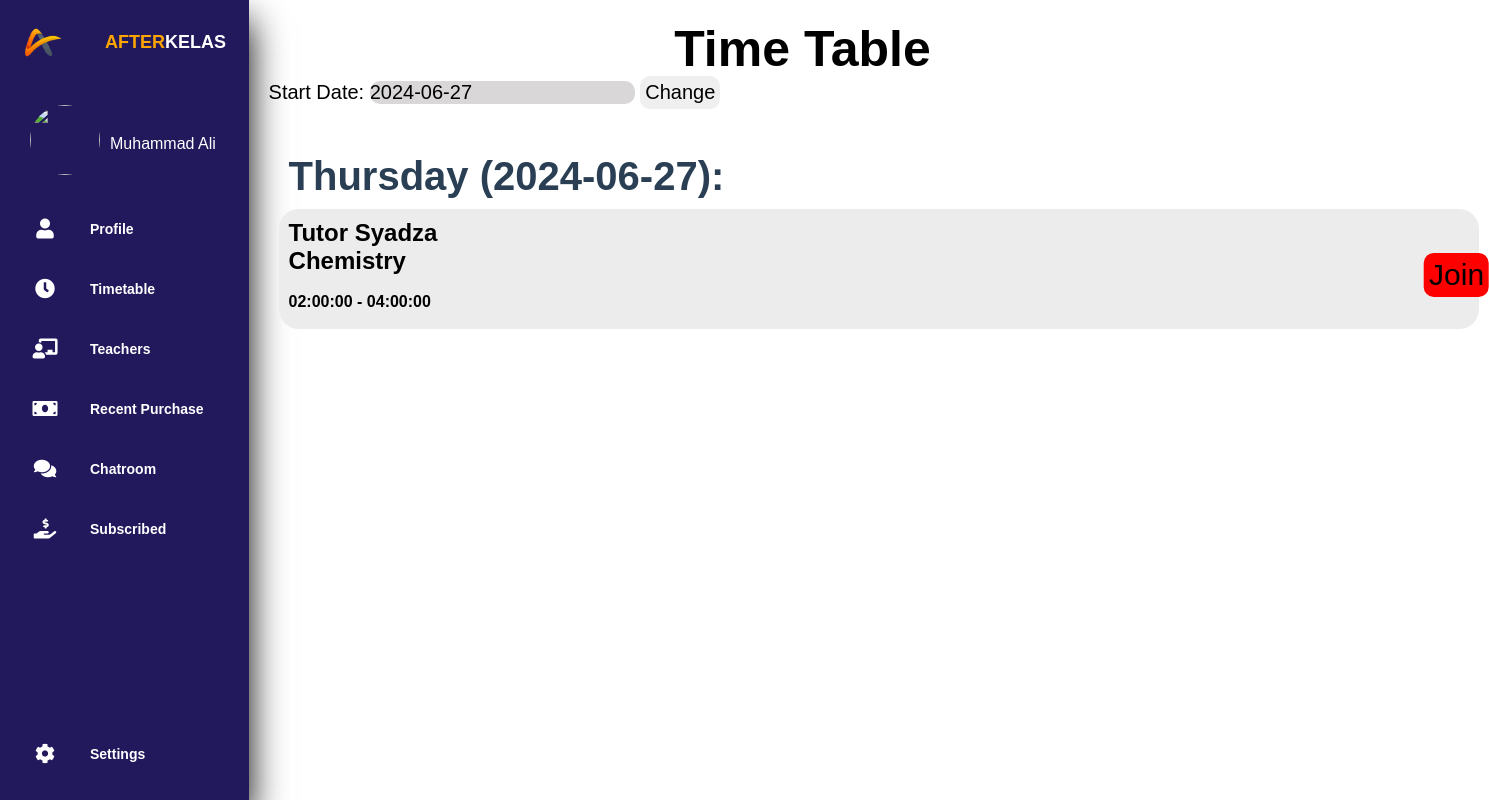
Screenshot of /timetable.php with the database file from the repository.
### tables this page shows
CREATE TABLE `schedule` (
  `id` mediumint(9) NOT NULL,
  `Day` varchar(200) DEFAULT NULL,
  `Date` date DEFAULT NULL,
  `Description` varchar(400) DEFAULT NULL,
  `Joined` int(11) DEFAULT NULL,
  `JoinDate` datetime DEFAULT NULL,
  `Timestart` time DEFAULT NULL,
  `Timeend` time DEFAULT NULL,
  `teacher` varchar(300) DEFAULT NULL,
  `subject` varchar(300) DEFAULT NULL,
  `username` varchar(300) DEFAULT NULL
);

### timetable.php (the view, shortened to what this page needs)
<?php
include "db_conn.php";
if(empty($_GET['startDate'])) {
    $start_date=date('Y-m-d');
} else {
    $start_date = $_GET['startDate'];
}
$sql = "SELECT * FROM schedule where date >='". $start_date ."' order by date;";
   $result = mysqli_query($conn, $sql);
?>
<span style="font-family: verdana, geneva, sans-serif;">
<!DOCTYPE html>
<html lang="en">
<head>
    <link rel="stylesheet" href="login.css">
    <link rel="stylesheet" href="https://cdnjs.cloudflare.com/ajax/libs/font-awesome/5.15.4/css/all.min.css" />
</head>
<body>
    <div class="container">
        <nav>
            <ul>
                <li><a href="#" class="logo">
                    <img src="logoafterkelas.png"  alt="">
                    <span class="nav-item"><span class="titlecolor">After</span>kelas</span>
                </a></li>
                <li>
                    <div class="profile-box">
                        <img src="ali.png" class="pfp">
                        <span class="nama">Muhammad Ali</span>
                    </div>
                </li>
                <li><a href="profile.php">
                    <i class="fas fa-user"></i>
                    <span class="nav-item">Profile</span>
                </a></li>
                <li><a href="timetable.php">
                    <i class="fas fa-clock"></i>
                    <span class="nav-item">Timetable</span>
                </a></li>
                <li><a href="booking.php">
                    <i class="fas fa-chalkboard-teacher"></i>
                    <span class="nav-item">Teachers</span>
                </a></li>
                <li><a href="#">
                    <i class="fas fa-money-bill"></i>
                    <span class="nav-item">Recent Purchase</span>
                </a></li>
                <li><a href="#">
                    <i class="fas fa-comments"></i>
                    <span class="nav-item">Chatroom</span>
                </a></li>
                <li><a href="#">
                    <i class="fas fa-hand-holding-usd"></i>
                    <span class="nav-item">Subscribed</span>
                </a></li>
                <li><a href="#" class="Setting">
                    <i class="fas fa-cog"></i>
                    <span class="nav-item">Settings</span>
                </a></li>
            </ul>
        </nav>
        <section class="main">
            <div class="main-top">
                <h1>Time Table</h1>
            </div><br><br>
            <div class="main-skills">
                <div class="card-book">
                    <form method="get" action="timetable.php" class="searchDate">
                        <label>Start Date: </label>
                        <input type="text" value="<?php echo $start_date; ?>" name="startDate" id="startDate"></input>
                        <button type="submit">Change</button>
                    </form>
                    <?php
                    if (mysqli_num_rows($result) > 0) {
                    while($row = mysqli_fetch_array($result))
                    {
                    ?>
                     <div class="book">
                        <h3><br><?php echo $row['Day']?>   (<?php echo $row['Date']?>):</h3>
                        <div class="card-booking">
                            <h1><?php echo $row['teacher']?></h1><h2><?php echo $row['subject']?></h2><h4><?php echo $row['Timestart']?> - <?php echo $row['Timeend']?></h4>
                            <form action="joinnow.php" method="post" >
                                <button type="submit" class="join">Join</button>
                            </form>
                        </div>
                    </div>
                    <?php
                    }
                    ?>
                    <?php
                    }
                    ?>
                </div>
            </div>
        </section>
    </div>
</body>
</html></span>

### login.css (style rules this page uses)
* { margin:0; padding:0; outline:none; border:none; text-decoration:none; box-sizing:border-box; font-family:"Poppins",sans-serif; }
body { background: white; }
.container { display:flex; }
.pfp { width:70px; border-radius: 50%; margin: 20px; }
.nama { position:relative; top:50px; right:10px; color:white; }
.profile-box { text-align:center; display:flex; margin:10px 0 0 10px; }
nav { position:sticky; top:0; bottom:0; height:100vh; Left:0; background:#22185C; width:300px; overflow:hidden; box-shadow:0 20px 35px black; }
.logo { text-align:center; display:flex; margin:10px 0 0 10px; }
.logo img { width:45px; height:45px; border-radius:20%; }
.logo span { font-weight:bold; padding-left:15px; font-size:18px; text-transform:uppercase; }
nav a { position:relative; color:white; font-size:14px; display:table; width:280px; padding:10px; font-weight:bold; }
nav .fas { position:relative; width:70px; height:40px; top:14px; font-size:20px; text-align:center; }
.nav-item { position:relative; top:12px; margin-left:10px; }
.Setting { position:absolute; bottom: 20px;; }
.main { position:relative; padding:20px; width:100%; }
.main-top { display:flex; width:100%; }
.main-top h1 { position:absolute; right:45%; font-size:50px; color:black; }
.main-skills { display: flex; flex-direction: column; padding-top: 20px; }
.book { width:100%; display:block; }
.book h3 { padding-left:20px; font-size:40px; color:#2A3F54; }
.book .card-booking { width:100%; height:15vh; margin:10px; background:#ECECEC; border-radius:20px; padding:10px; }
.card-book { width:100%; display:flex; flex-wrap: wrap; }
.card-booking h4,form { display:inline; }
.join { transform:translate(1520%,-50%); font-size: 30px; background:red; border-radius: 10px; padding:5px; }
.searchDate { font-size:20px; }
.searchDate input { background:rgb(217, 215, 215); border-radius: 10px; font-size:20px; }
.searchDate button { padding:5px; border-radius: 10px; font-size:20px; }
.titlecolor { color:orange; }

### rows the page displays
schedule: Day "Thursday", Date "2024-06-27", teacher "Tutor Syadza", subject "Chemistry", Timestart "02:00:00", Timeend "04:00:00"
